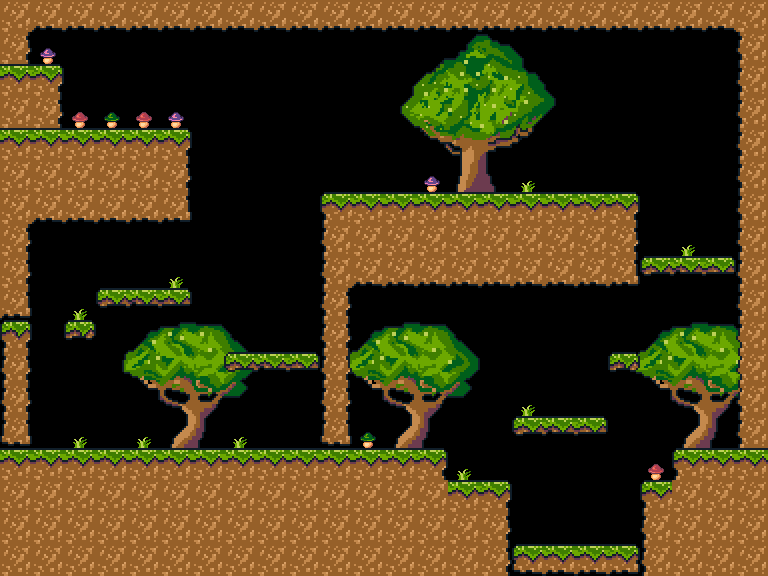

Rendered tile map (Tiled .tmx) drawn with the repository's tilesets; below, a short description and the map source with its tile grids summarised:
An orthogonal 24x18 tile map with 32x32 px tiles, 6 tile layers (decor, blocks, platforms, hazards, ...) and 7 objects (3x red, playerSpawn, playerSpawnLeft, playerSpawnDown).

<map version="1.5" tiledversion="1.6.0" orientation="orthogonal" renderorder="right-down" width="24" height="18" tilewidth="32" tileheight="32" infinite="0" nextlayerid="10" nextobjectid="9">
 <editorsettings>
  <export target="forestDownLeftEasy.json" format="json" />
 </editorsettings>
 <tileset firstgid="1" name="forestTileset" tilewidth="32" tileheight="32" tilecount="144" columns="12">
  <image source="forestTileset.png" width="384" height="384" />
  <tile id="0">
   <properties>
    <property name="collides" type="bool" value="true" />
   </properties>
  </tile>
  <tile id="1">
   <properties>
    <property name="collides" type="bool" value="true" />
   </properties>
  </tile>
  <tile id="2">
   <properties>
    <property name="collides" type="bool" value="true" />
   </properties>
  </tile>
  <tile id="3">
   <properties>
    <property name="collides" type="bool" value="true" />
   </properties>
  </tile>
  <tile id="12">
   <properties>
    <property name="collides" type="bool" value="true" />
   </properties>
  </tile>
  <tile id="13">
   <properties>
    <property name="collides" type="bool" value="true" />
   </properties>
  </tile>
  <tile id="14">
   <properties>
    <property name="collides" type="bool" value="true" />
   </properties>
  </tile>
  <tile id="15">
   <properties>
    <property name="collides" type="bool" value="true" />
   </properties>
  </tile>
  <tile id="24">
   <properties>
    <property name="collides" type="bool" value="true" />
   </properties>
  </tile>
  <tile id="25">
   <properties>
    <property name="collides" type="bool" value="true" />
   </properties>
  </tile>
  <tile id="26">
   <properties>
    <property name="collides" type="bool" value="true" />
   </properties>
  </tile>
  <tile id="27">
   <properties>
    <property name="collides" type="bool" value="true" />
   </properties>
  </tile>
  <tile id="36">
   <properties>
    <property name="collides" type="bool" value="true" />
   </properties>
  </tile>
  <tile id="37">
   <properties>
    <property name="collides" type="bool" value="true" />
   </properties>
  </tile>
  <tile id="38">
   <properties>
    <property name="collides" type="bool" value="true" />
   </properties>
  </tile>
  <tile id="39">
   <properties>
    <property name="collides" type="bool" value="true" />
   </properties>
  </tile>
  <tile id="89">
   <properties>
    <property name="collides" type="bool" value="true" />
   </properties>
  </tile>
  <tile id="90">
   <properties>
    <property name="collides" type="bool" value="true" />
   </properties>
  </tile>
  <tile id="91">
   <properties>
    <property name="collides" type="bool" value="true" />
   </properties>
  </tile>
  <tile id="92">
   <properties>
    <property name="collides" type="bool" value="true" />
   </properties>
  </tile>
  <tile id="93">
   <properties>
    <property name="collides" type="bool" value="true" />
   </properties>
  </tile>
 </tileset>
 <layer id="4" name="decor" width="24" height="18">
  <data>[432 cells, 87 non-empty, 42 distinct tile ids]</data>
 </layer>
 <layer id="1" name="blocks" width="24" height="18">
  <properties>
   <property name="collides" type="bool" value="true" />
  </properties>
  <data>[432 cells, 184 non-empty, 12 distinct tile ids]</data>
 </layer>
 <layer id="2" name="platforms" width="24" height="18">
  <properties>
   <property name="collides" type="bool" value="true" />
  </properties>
  <data>[432 cells, 18 non-empty, 4 distinct tile ids]</data>
 </layer>
 <layer id="3" name="hazards" width="24" height="18">
  <properties>
   <property name="collides" type="bool" value="true" />
  </properties>
  <data>[432 cells, 0 non-empty, 0 distinct tile ids]</data>
 </layer>
 <layer id="5" name="downDoor" width="24" height="18">
  <properties>
   <property name="collides" type="bool" value="true" />
  </properties>
  <data>[432 cells, 4 non-empty, 3 distinct tile ids]</data>
 </layer>
 <layer id="6" name="leftDoor" width="24" height="18">
  <properties>
   <property name="collides" type="bool" value="true" />
  </properties>
  <data>[432 cells, 4 non-empty, 3 distinct tile ids]</data>
 </layer>
 <objectgroup id="7" name="playerSpawns">
  <object id="1" name="playerSpawn" x="128" y="416">
   <point />
  </object>
  <object id="2" name="playerSpawnLeft" x="0" y="416">
   <point />
  </object>
  <object id="3" x="544" y="544">
   <point />
  </object>
  <object id="4" name="playerSpawnDown" x="544" y="544">
   <point />
  </object>
 </objectgroup>
 <objectgroup id="8" name="enemySpawns">
  <object id="5" name="red" x="352" y="160">
   <polyline points="0,0 256,0" />
  </object>
  <object id="7" name="red" x="128" y="256">
   <point />
  </object>
  <object id="8" name="red" x="544" y="384">
   <point />
  </object>
 </objectgroup>
</map>
